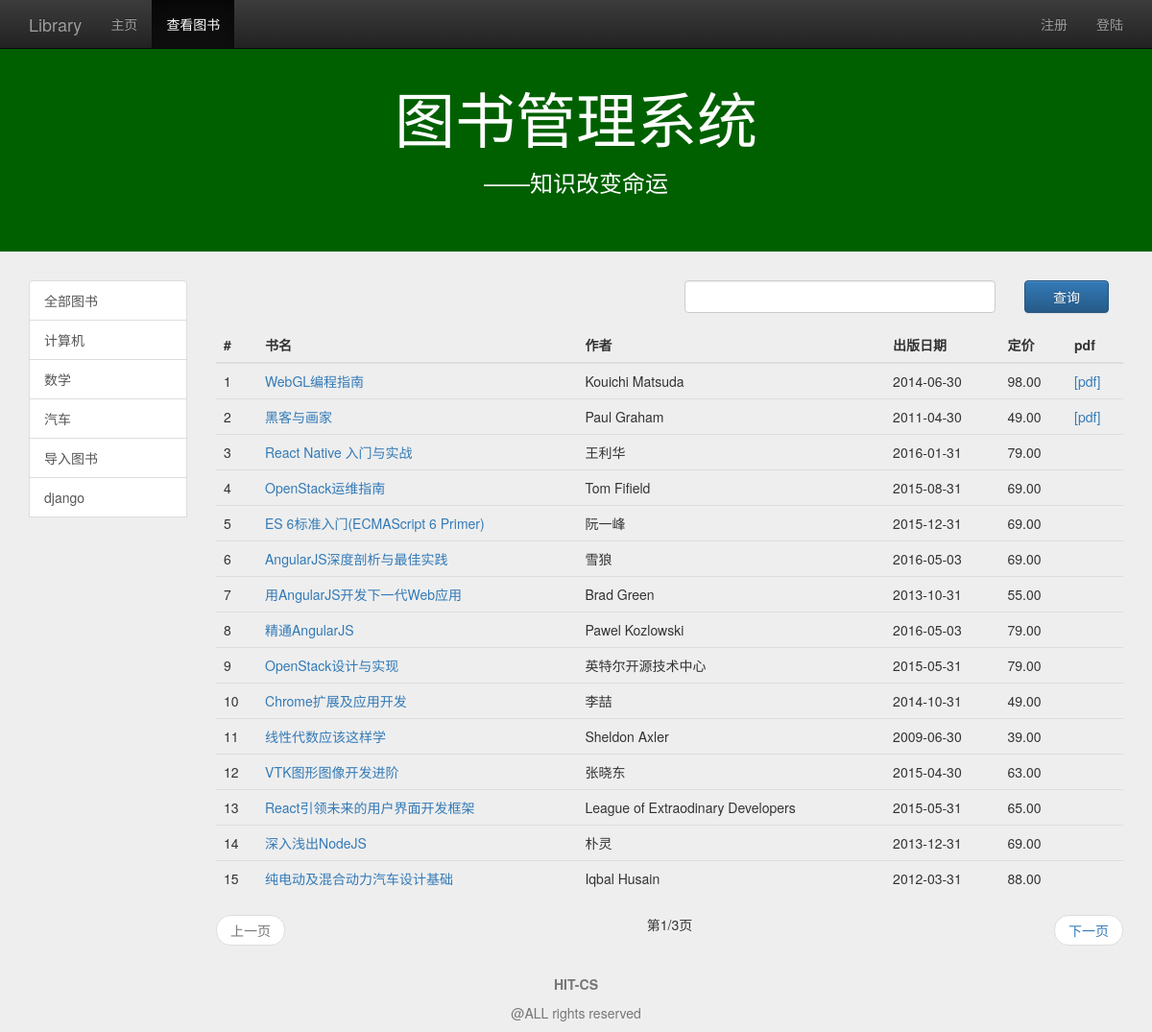
The app's page /view_book_list/ with its own data.
### management/models.py (models this page shows, shortened)
class Book(models.Model):
    name=models.CharField(max_length=128)
    price=models.FloatField()
    author=models.CharField(max_length=128)
    publish_date=models.DateField()
    category=models.CharField(max_length=128)
    summary=models.TextField(default="a book")
    class META:
        ordering=['name']

### management/views.py (the view)
# urls.py: url(r'^view_book_list/$',views.view_book_list,name='view_book_list'),
def view_book_list(request):
    user=request.user if request.user.is_authenticated() else None
    category_list=Book.objects.values_list('category',flat=True).distinct()
    query_category=request.GET.get('category','all')
    if(not query_category) or Book.objects.filter(category=query_category).count() is 0:
        query_category = 'all'
        book_list=Book.objects.all()
    else:
        book_list=Book.objects.filter(category=query_category)
    if request.method=='POST':
        keyword=request.POST.get('keyword','')
        book_list=Book.objects.filter(name__contains=keyword)
        query_category='all'
    paginator=Paginator(book_list,15)
    page=request.GET.get('page')
    try:
        book_list=paginator.page(page)
    except PageNotAnInteger:
        book_list=paginator.page(1)
    except EmptyPage:
        book_list=paginator.page(paginator.num_pages)
    content={
            'user':user,
            'active_menu':'view_book',
            'category_list':category_list,
            'query_category':query_category,
            'book_list':book_list,
            }
    return render(request,'management/view_book_list.html',content)

### management/templates/management/view_book_list.html (shortened to what this page needs)
{% extends "management/base.html" %}
{% load staticfiles %}
{% block content %}
<div class="container">
   <div class="row">
      <div class="col-md-2">
         <a href="{% url 'view_book_list' %}" class="list-group-item" id="id_category_all">全部图书</a>
			{% for category in category_list %}
			<a href="{% url 'view_book_list' %}?category={{ category }}" class="list-group-item" id="id_category_{{ category }}">{{ category }}</a>
			{% endfor %}
      </div>
      <div class="col-md-10">
         <div class="col-md-6 col-md-offset-6">
			<form role="form" method="post" name="search_form">
				<div class="form-group">
					<div class="row">
						<div class="col-md-9">
							<input type="search" class="form-control" required  name="keyword" id="id_search_input" autofocus>
						</div>
						<div class="col-md-3">
							<button class="btn btn btn-primary btn-block">查询</button>
						</div>
					</div>
				</div>
			</form>
		</div>
			<table class="table table-hover">
				<thead>
					<tr>
						<th>#</th>
						<th>书名</th>
						<th>作者</th>
						<th>出版日期</th>
						<th>定价</th>
						<th>pdf</th>
					</tr>
				</thead>
				<tbody>
					{% for book in book_list %}
					<tr>
						<td>{{ forloop.counter }}</td>
						<td><a href="{% url 'detail' %}?id={{ book.id }}">{{ book.name }}</a></td>
						<td>{{ book.author }}</td>
						<td>{{ book.publish_date|date:"Y-m-d" }}</td>
						<td>{{ book.price|floatformat:2 }}</td>
						{% if book.pdf %}
						<td><a href="{% url 'view_pdf' %}?id={{ book.id }}">[pdf]</a></td>
						{% else %}
						<td></td>
						{% endif %}
					</tr>
					{% empty %}
					<tr>
						<td>暂无图书</td>
					</tr>
					{% endfor %}
				</tbody>
			</table>
			<nav>
				<ul class="pager">
					{% if book_list.has_previous %}
					<li class="previous"><a href="?category={{ query_category }}&page={{ book_list.previous_page_number }}">上一页</a></li>
					{% else %}
					<li class="previous disabled"><a href="#">上一页</a></li>
					{% endif %}
					第{{ book_list.number }}/{{ book_list.paginator.num_pages }}页
					{% if book_list.has_next %}
					<li class="next"><a href="?category={{ query_category }}&page={{ book_list.next_page_number }}">下一页</a></li>
					{% else %}
					<li class="next disabled"><a href="#">下一页</a></li>
					{% endif %}
				</ul>
			</nav>
      </div>
   </div>
</div>
{% endblock %}

### management/templates/management/base.html (shortened to what this page needs)
{% load staticfiles %}
<!DOCTYPE html>
<html lang="zh-cn">
<head>
	<link rel="stylesheet" type="text/css" href="{% static 'management/css/bootstrap.min.css' %}">
	<link rel="stylesheet" type="text/css" href="{% static 'management/css/bootstrap-theme.min.css' %}">
	<link rel="stylesheet" type="text/css" href="{% static 'management/css/base.css' %}">
</head>
<body style="padding-bottom:70px;">
	<nav class="navbar navbar-inverse navbar-fixed-top" role="navigation">
		<div class="container">
			<div class="navbar-header">
				<a href="{% url 'homepage' %}" class="navbar-brand">Library</a>
			</div>
			<div class="collapse navbar-collapse" id="navbar-collapse-basepage">
				<ul class="nav navbar-nav">
					<li id="homepage"><a href="{% url 'homepage' %}">主页</a></li>
					<li id="view_book"><a href="{% url 'view_book_list' %}">查看图书</a></li>
				</ul>
				<ul class="nav navbar-nav navbar-right">
					{% if user %}
					<li><p class="navbar-text">欢迎您&nbsp;&nbsp;<span id="base_name">{{ user.myuser.nickname }}</span></p></li>
					<li><a href="{% url 'logout' %}">注销</a></li>
					<li><a href="{% url 'set_password' %}">修改密码</a></li>
					{% else %}
					<li><a href="{% url 'signup' %}">注册</a></li>
					<li><a href="{% url 'login' %}">登陆</a></li>
					{% endif %}
			</div>
		</div>
	</nav>
	<header class="jumbotron subhead" id="header-base">
		<div class="container">
			<h1 class="text-center">图书管理系统</h1>
			<h3 class="text-center">——知识改变命运</h3>
		</div>
	</header>
	{% block content %}{% endblock %}
<footer class="footer navbar-fixed-bottom">
<div class="container">
	<p class="text-muted text-center credit"><strong>HIT-CS</strong></p>
	<p class="text-muted text-center credit">@ALL rights reserved</p>
</div>
</footer>
</body>
</html>

### management/static/management/css/base.css (style rules this page uses)
body { padding-top:20px; padding-bottom:70px; background-color:#eeeeee; }
#header-base { background-color:#006000; color:#fff; }

### records on screen
Book: name "WebGL编程指南", author "Kouichi Matsuda", publish_date "2014-06-30", price "98.00"
Book: name "黑客与画家", author "Paul Graham", publish_date "2011-04-30", price "49.00"
Book: name "React Native 入门与实战", author "王利华", publish_date "2016-01-31", price "79.00"
Book: name "OpenStack运维指南", author "Tom Fifield", publish_date "2015-08-31", price "69.00"
Book: name "ES 6标准入门(ECMAScript 6 Primer)", author "阮一峰", publish_date "2015-12-31", price "69.00"
Book: name "AngularJS深度剖析与最佳实践", author "雪狼", publish_date "2016-05-03", price "69.00"
Book: name "用AngularJS开发下一代Web应用", author "Brad Green", publish_date "2013-10-31", price "55.00"
Book: name "精通AngularJS", author "Pawel Kozlowski", publish_date "2016-05-03", price "79.00"
Book: name "OpenStack设计与实现", author "英特尔开源技术中心", publish_date "2015-05-31", price "79.00"
Book: name "Chrome扩展及应用开发", author "李喆", publish_date "2014-10-31", price "49.00"
Book: name "线性代数应该这样学", author "Sheldon Axler", publish_date "2009-06-30", price "39.00"
Book: name "VTK图形图像开发进阶", author "张晓东", publish_date "2015-04-30", price "63.00"
Book: name "React引领未来的用户界面开发框架", author "League of Extraodinary Developers", publish_date "2015-05-31", price "65.00"
Book: name "深入浅出NodeJS", author "朴灵", publish_date "2013-12-31", price "69.00"
Book: name "纯电动及混合动力汽车设计基础", author "Iqbal Husain", publish_date "2012-03-31", price "88.00"

### other values on screen
{{ category }} "计算机" "数学" "汽车" "导入图书" "django"
{{ book_list.number }} "1"
{{ book_list.paginator.num_pages }} "3"
